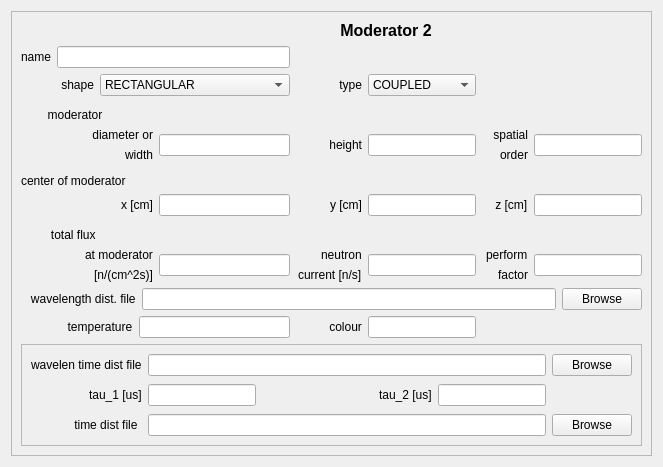
        <widget class="QWidget" name="ModWin_2" native="true">
         <layout class="QVBoxLayout" name="verticalLayout_4">
          <item>
           <widget class="QFrame" name="frame_11">
            <property name="frameShape">
             <enum>QFrame::StyledPanel</enum>
            </property>
            <property name="frameShadow">
             <enum>QFrame::Raised</enum>
            </property>
            <layout class="QGridLayout" name="gridLayout_17">
             <item row="0" column="3">
              <widget class="QLabel" name="label_61">
               <property name="font">
                <font>
                 <pointsize>12</pointsize>
                 <weight>75</weight>
                 <bold>true</bold>
                </font>
               </property>
               <property name="text">
                <string>Moderator 2</string>
               </property>
               <property name="alignment">
                <set>Qt::AlignCenter</set>
               </property>
              </widget>
             </item>
             <item row="1" column="0" colspan="3">
              <layout class="QFormLayout" name="formLayout_12">
               <item row="0" column="0">
                <widget class="QLabel" name="label_82">
                 <property name="text">
                  <string>name</string>
                 </property>
                </widget>
               </item>
               <item row="0" column="1">
                <widget class="QLineEdit" name="ModName_2"/>
               </item>
              </layout>
             </item>
             <item row="2" column="0" colspan="3">
              <layout class="QFormLayout" name="formLayout_17">
               <item row="0" column="0">
                <widget class="QLabel" name="label_84">
                 <property name="text">
                  <string>            shape</string>
                 </property>
                 <property name="alignment">
                  <set>Qt::AlignRight|Qt::AlignTrailing|Qt::AlignVCenter</set>
                 </property>
                </widget>
               </item>
               <item row="0" column="1">
                <widget class="QComboBox" name="eShape_2">
                 <property name="sizePolicy">
                  <sizepolicy hsizetype="MinimumExpanding" vsizetype="Fixed">
                   <horstretch>0</horstretch>
                   <verstretch>0</verstretch>
                  </sizepolicy>
                 </property>
                 <item>
                  <property name="text">
                   <string>RECTANGULAR</string>
                  </property>
                 </item>
                 <item>
                  <property name="text">
                   <string>CIRCULAR</string>
                  </property>
                 </item>
                </widget>
               </item>
              </layout>
             </item>
             <item row="2" column="3">
              <layout class="QFormLayout" name="formLayout_11">
               <item row="0" column="0">
                <widget class="QLabel" name="label_79">
                 <property name="text">
                  <string>             type</string>
                 </property>
                </widget>
               </item>
               <item row="0" column="1">
                <widget class="QComboBox" name="eType_2">
                 <property name="sizePolicy">
                  <sizepolicy hsizetype="MinimumExpanding" vsizetype="Fixed">
                   <horstretch>0</horstretch>
                   <verstretch>0</verstretch>
                  </sizepolicy>
                 </property>
                 <item>
                  <property name="text">
                   <string>COUPLED</string>
                  </property>
                 </item>
                 <item>
                  <property name="text">
                   <string>DECOUPLED</string>
                  </property>
                 </item>
                 <item>
                  <property name="text">
                   <string>POISONED</string>
                  </property>
                 </item>
                </widget>
               </item>
              </layout>
             </item>
             <item row="3" column="0">
              <widget class="QLabel" name="label_62">
               <property name="text">
                <string>        moderator</string>
               </property>
               <property name="alignment">
                <set>Qt::AlignBottom|Qt::AlignLeading|Qt::AlignLeft</set>
               </property>
              </widget>
             </item>
             <item row="3" column="1" colspan="2">
              <spacer name="horizontalSpacer_9">
               <property name="orientation">
                <enum>Qt::Horizontal</enum>
               </property>
               <property name="sizeHint" stdset="0">
                <size>
                 <width>164</width>
                 <height>20</height>
                </size>
               </property>
              </spacer>
             </item>
             <item row="4" column="0" colspan="3">
              <layout class="QGridLayout" name="gridLayout_33">
               <item row="0" column="0" alignment="Qt::AlignRight">
                <widget class="QLabel" name="label_74">
                 <property name="text">
                  <string>diameter or</string>
                 </property>
                 <property name="alignment">
                  <set>Qt::AlignBottom|Qt::AlignRight|Qt::AlignTrailing</set>
                 </property>
                </widget>
               </item>
               <item row="0" column="1" rowspan="2">
                <widget class="QLineEdit" name="Width_2">
                 <property name="sizePolicy">
                  <sizepolicy hsizetype="Preferred" vsizetype="Fixed">
                   <horstretch>0</horstretch>
                   <verstretch>0</verstretch>
                  </sizepolicy>
                 </property>
                </widget>
               </item>
               <item row="1" column="0" alignment="Qt::AlignRight">
                <widget class="QLabel" name="label_75">
                 <property name="text">
                  <string>width</string>
                 </property>
                 <property name="alignment">
                  <set>Qt::AlignRight|Qt::AlignTop|Qt::AlignTrailing</set>
                 </property>
                </widget>
               </item>
              </layout>
             </item>
             <item row="4" column="3">
              <layout class="QGridLayout" name="gridLayout_37">
               <item row="0" column="1" rowspan="2">
                <widget class="QLineEdit" name="Hight_2">
                 <property name="sizePolicy">
                  <sizepolicy hsizetype="Preferred" vsizetype="Fixed">
                   <horstretch>0</horstretch>
                   <verstretch>0</verstretch>
                  </sizepolicy>
                 </property>
                </widget>
               </item>
               <item row="0" column="0" rowspan="2">
                <widget class="QLabel" name="label_83">
                 <property name="text">
                  <string>height</string>
                 </property>
                 <property name="alignment">
                  <set>Qt::AlignRight|Qt::AlignTrailing|Qt::AlignVCenter</set>
                 </property>
                </widget>
               </item>
              </layout>
             </item>
             <item row="4" column="4">
              <layout class="QGridLayout" name="gridLayout_31">
               <item row="0" column="0" alignment="Qt::AlignRight">
                <widget class="QLabel" name="label_69">
                 <property name="text">
                  <string>spatial</string>
                 </property>
                 <property name="alignment">
                  <set>Qt::AlignBottom|Qt::AlignRight|Qt::AlignTrailing</set>
                 </property>
                </widget>
               </item>
               <item row="0" column="1" rowspan="2">
                <widget class="QLineEdit" name="Order_2">
                 <property name="sizePolicy">
                  <sizepolicy hsizetype="Preferred" vsizetype="Fixed">
                   <horstretch>0</horstretch>
                   <verstretch>0</verstretch>
                  </sizepolicy>
                 </property>
                </widget>
               </item>
               <item row="1" column="0" alignment="Qt::AlignRight">
                <widget class="QLabel" name="label_70">
                 <property name="text">
                  <string>order</string>
                 </property>
                 <property name="alignment">
                  <set>Qt::AlignRight|Qt::AlignTop|Qt::AlignTrailing</set>
                 </property>
                </widget>
               </item>
              </layout>
             </item>
             <item row="5" column="0" colspan="2">
              <widget class="QLabel" name="label_68">
               <property name="text">
                <string>center of moderator</string>
               </property>
               <property name="alignment">
                <set>Qt::AlignBottom|Qt::AlignLeading|Qt::AlignLeft</set>
               </property>
              </widget>
             </item>
             <item row="5" column="2">
              <spacer name="horizontalSpacer_12">
               <property name="orientation">
                <enum>Qt::Horizontal</enum>
               </property>
               <property name="sizeHint" stdset="0">
                <size>
                 <width>133</width>
                 <height>20</height>
                </size>
               </property>
              </spacer>
             </item>
             <item row="6" column="0" colspan="3">
              <layout class="QGridLayout" name="gridLayout_35">
               <item row="0" column="1" rowspan="2">
                <widget class="QLineEdit" name="CntrX_2">
                 <property name="sizePolicy">
                  <sizepolicy hsizetype="Preferred" vsizetype="Fixed">
                   <horstretch>0</horstretch>
                   <verstretch>0</verstretch>
                  </sizepolicy>
                 </property>
                </widget>
               </item>
               <item row="0" column="0" rowspan="2">
                <widget class="QLabel" name="label_78">
                 <property name="text">
                  <string>           x [cm]</string>
                 </property>
                 <property name="alignment">
                  <set>Qt::AlignRight|Qt::AlignTrailing|Qt::AlignVCenter</set>
                 </property>
                </widget>
               </item>
              </layout>
             </item>
             <item row="6" column="3">
              <layout class="QGridLayout" name="gridLayout_36">
               <item row="0" column="1" rowspan="2">
                <widget class="QLineEdit" name="CntrY_2">
                 <property name="sizePolicy">
                  <sizepolicy hsizetype="Preferred" vsizetype="Fixed">
                   <horstretch>0</horstretch>
                   <verstretch>0</verstretch>
                  </sizepolicy>
                 </property>
                </widget>
               </item>
               <item row="0" column="0" rowspan="2">
                <widget class="QLabel" name="label_81">
                 <property name="text">
                  <string>y [cm]</string>
                 </property>
                 <property name="alignment">
                  <set>Qt::AlignRight|Qt::AlignTrailing|Qt::AlignVCenter</set>
                 </property>
                </widget>
               </item>
              </layout>
             </item>
             <item row="6" column="4">
              <layout class="QGridLayout" name="gridLayout_32">
               <item row="0" column="1" rowspan="2">
                <widget class="QLineEdit" name="CntrZ_2">
                 <property name="sizePolicy">
                  <sizepolicy hsizetype="Preferred" vsizetype="Fixed">
                   <horstretch>0</horstretch>
                   <verstretch>0</verstretch>
                  </sizepolicy>
                 </property>
                </widget>
               </item>
               <item row="0" column="0" rowspan="2" alignment="Qt::AlignRight">
                <widget class="QLabel" name="label_73">
                 <property name="text">
                  <string>    z [cm]</string>
                 </property>
                </widget>
               </item>
              </layout>
             </item>
             <item row="7" column="0">
              <widget class="QLabel" name="label_63">
               <property name="text">
                <string>         total flux</string>
               </property>
               <property name="alignment">
                <set>Qt::AlignBottom|Qt::AlignLeading|Qt::AlignLeft</set>
               </property>
              </widget>
             </item>
             <item row="7" column="2">
              <spacer name="horizontalSpacer_11">
               <property name="orientation">
                <enum>Qt::Horizontal</enum>
               </property>
               <property name="sizeHint" stdset="0">
                <size>
                 <width>133</width>
                 <height>20</height>
                </size>
               </property>
              </spacer>
             </item>
             <item row="8" column="0" colspan="3">
              <layout class="QGridLayout" name="gridLayout_34">
               <item row="0" column="0" alignment="Qt::AlignRight">
                <widget class="QLabel" name="label_76">
                 <property name="text">
                  <string>at moderator</string>
                 </property>
                </widget>
               </item>
               <item row="0" column="1" rowspan="2">
                <widget class="QLineEdit" name="Flux_2">
                 <property name="sizePolicy">
                  <sizepolicy hsizetype="Preferred" vsizetype="Fixed">
                   <horstretch>0</horstretch>
                   <verstretch>0</verstretch>
                  </sizepolicy>
                 </property>
                </widget>
               </item>
               <item row="1" column="0" alignment="Qt::AlignRight">
                <widget class="QLabel" name="label_77">
                 <property name="text">
                  <string>[n/(cm^2s)]</string>
                 </property>
                </widget>
               </item>
              </layout>
             </item>
             <item row="8" column="3">
              <layout class="QGridLayout" name="gridLayout_29">
               <item row="0" column="0" alignment="Qt::AlignRight">
                <widget class="QLabel" name="label_59">
                 <property name="text">
                  <string>neutron</string>
                 </property>
                </widget>
               </item>
               <item row="0" column="1" rowspan="2">
                <widget class="QLineEdit" name="Current_2">
                 <property name="sizePolicy">
                  <sizepolicy hsizetype="Preferred" vsizetype="Fixed">
                   <horstretch>0</horstretch>
                   <verstretch>0</verstretch>
                  </sizepolicy>
                 </property>
                </widget>
               </item>
               <item row="1" column="0" alignment="Qt::AlignRight">
                <widget class="QLabel" name="label_60">
                 <property name="text">
                  <string>current [n/s]</string>
                 </property>
                </widget>
               </item>
              </layout>
             </item>
             <item row="8" column="4">
              <layout class="QGridLayout" name="gridLayout_28">
               <item row="0" column="0" alignment="Qt::AlignRight">
                <widget class="QLabel" name="label_56">
                 <property name="text">
                  <string>perform</string>
                 </property>
                </widget>
               </item>
               <item row="0" column="1" rowspan="2">
                <widget class="QLineEdit" name="PfmFact_2">
                 <property name="sizePolicy">
                  <sizepolicy hsizetype="Preferred" vsizetype="Fixed">
                   <horstretch>0</horstretch>
                   <verstretch>0</verstretch>
                  </sizepolicy>
                 </property>
                </widget>
               </item>
               <item row="1" column="0" alignment="Qt::AlignRight">
                <widget class="QLabel" name="label_57">
                 <property name="text">
                  <string>factor</string>
                 </property>
                </widget>
               </item>
              </layout>
             </item>
             <item row="9" column="0" colspan="5">
              <layout class="QHBoxLayout" name="horizontalLayout_3">
               <item>
                <widget class="QLabel" name="label_80">
                 <property name="text">
                  <string>   wavelength dist. file</string>
                 </property>
                </widget>
               </item>
               <item>
                <widget class="QLineEdit" name="LmbdFile_2"/>
               </item>
               <item>
                <widget class="QPushButton" name="Browse_WFile_2">
                 <property name="text">
                  <string>Browse</string>
                 </property>
                </widget>
               </item>
              </layout>
             </item>
             <item row="10" column="0" colspan="3">
              <layout class="QFormLayout" name="formLayout_9">
               <item row="0" column="0">
                <widget class="QLabel" name="label_55">
                 <property name="text">
                  <string>              temperature</string>
                 </property>
                </widget>
               </item>
               <item row="0" column="1">
                <widget class="QLineEdit" name="Temp_2">
                 <property name="sizePolicy">
                  <sizepolicy hsizetype="Preferred" vsizetype="Fixed">
                   <horstretch>0</horstretch>
                   <verstretch>0</verstretch>
                  </sizepolicy>
                 </property>
                </widget>
               </item>
              </layout>
             </item>
             <item row="10" column="3">
              <layout class="QFormLayout" name="formLayout_10">
               <item row="0" column="0">
                <widget class="QLabel" name="label_58">
                 <property name="text">
                  <string>          colour</string>
                 </property>
                </widget>
               </item>
               <item row="0" column="1">
                <widget class="QLineEdit" name="Color_2">
                 <property name="sizePolicy">
                  <sizepolicy hsizetype="Preferred" vsizetype="Fixed">
                   <horstretch>0</horstretch>
                   <verstretch>0</verstretch>
                  </sizepolicy>
                 </property>
                </widget>
               </item>
              </layout>
             </item>
             <item row="11" column="0" colspan="5">
              <widget class="QFrame" name="frame_3">
               <property name="frameShape">
                <enum>QFrame::StyledPanel</enum>
               </property>
               <property name="frameShadow">
                <enum>QFrame::Raised</enum>
               </property>
               <layout class="QGridLayout" name="gridLayout_30">
                <item row="0" column="0">
                 <widget class="QLabel" name="label_64">
                  <property name="text">
                   <string>wavelen time dist file</string>
                  </property>
                 </widget>
                </item>
                <item row="3" column="1" colspan="4">
                 <widget class="QLineEdit" name="TimeFile_2"/>
                </item>
                <item row="0" column="1" colspan="4">
                 <widget class="QLineEdit" name="L_T_File_2"/>
                </item>
                <item row="1" column="1" rowspan="2">
                 <widget class="QLineEdit" name="tau_1_2">
                  <property name="sizePolicy">
                   <sizepolicy hsizetype="Preferred" vsizetype="Fixed">
                    <horstretch>0</horstretch>
                    <verstretch>0</verstretch>
                   </sizepolicy>
                  </property>
                 </widget>
                </item>
                <item row="3" column="5">
                 <widget class="QPushButton" name="Browse_TFile_2">
                  <property name="text">
                   <string>Browse</string>
                  </property>
                 </widget>
                </item>
                <item row="3" column="0">
                 <widget class="QLabel" name="label_65">
                  <property name="text">
                   <string>             time dist file</string>
                  </property>
                 </widget>
                </item>
                <item row="1" column="4" rowspan="2">
                 <widget class="QLineEdit" name="tau_2_2">
                  <property name="sizePolicy">
                   <sizepolicy hsizetype="Preferred" vsizetype="Fixed">
                    <horstretch>0</horstretch>
                    <verstretch>0</verstretch>
                   </sizepolicy>
                  </property>
                  <property name="text">
                   <string/>
                  </property>
                 </widget>
                </item>
                <item row="1" column="2">
                 <spacer name="horizontalSpacer_10">
                  <property name="orientation">
                   <enum>Qt::Horizontal</enum>
                  </property>
                  <property name="sizeHint" stdset="0">
                   <size>
                    <width>40</width>
                    <height>20</height>
                   </size>
                  </property>
                 </spacer>
                </item>
                <item row="1" column="3" rowspan="2">
                 <widget class="QLabel" name="label_66">
                  <property name="text">
                   <string>tau_2 [us]</string>
                  </property>
                 </widget>
                </item>
                <item row="1" column="0" rowspan="2" alignment="Qt::AlignRight">
                 <widget class="QLabel" name="label_67">
                  <property name="text">
                   <string>tau_1 [us]</string>
                  </property>
                 </widget>
                </item>
                <item row="0" column="5">
                 <widget class="QPushButton" name="Browse_L_T_2">
                  <property name="text">
                   <string>Browse</string>
                  </property>
                 </widget>
                </item>
               </layout>
              </widget>
             </item>
            </layout>
           </widget>
          </item>
         </layout>
        </widget>
